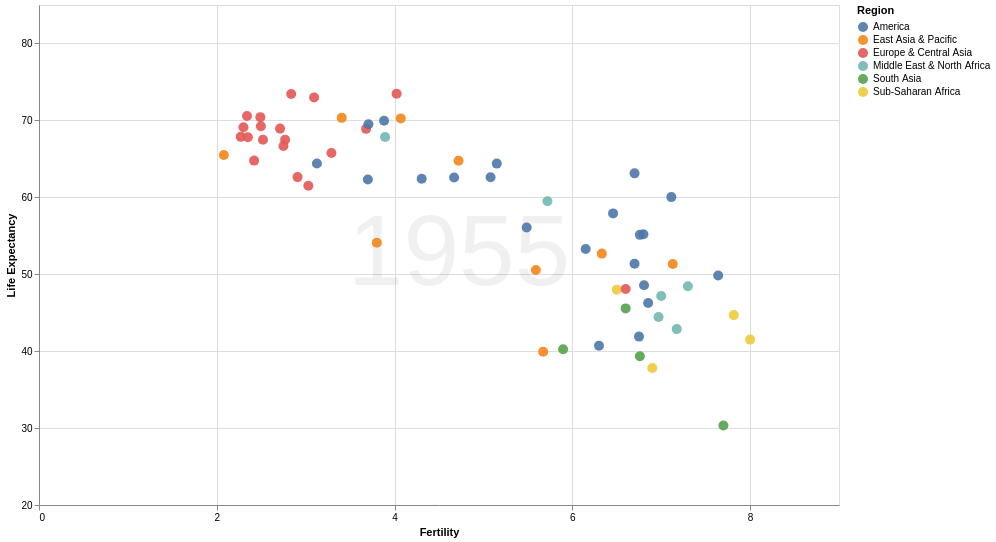

The specification (Vega-Lite) saved for this image:
### Vega-Lite specification from a JSON file in a GitHub repository (floating-point values rounded to 4 significant figures; data arrays with more than 128 entries replaced by an {"elided": "..."} marker saying what was removed)
{"$schema": "https://vega.github.io/schema/vega-lite/v4.json", "description": "An interactive scatter plot of global health statistics by country and year.", "data": {"values": {"elided": "693 records"}}, "width": 800, "height": 500, "layer": [{"transform": [{"filter": {"field": "country", "equal": "Afghanistan"}}, {"filter": {"selection": "year"}}], "mark": {"type": "text", "fontSize": 100, "x": 420, "y": 250, "opacity": 0.06}, "encoding": {"text": {"field": "year"}}}, {"transform": [{"lookup": "cluster", "from": {"key": "id", "fields": ["name"], "data": {"values": [{"id": 0, "name": "South Asia"}, {"id": 1, "name": "Europe & Central Asia"}, {"id": 2, "name": "Sub-Saharan Africa"}, {"id": 3, "name": "America"}, {"id": 4, "name": "East Asia & Pacific"}, {"id": 5, "name": "Middle East & North Africa"}]}}}], "encoding": {"x": {"field": "fertility", "type": "quantitative", "scale": {"domain": [0, 9]}, "axis": {"tickCount": 5, "title": "Fertility"}}, "y": {"field": "life_expect", "type": "quantitative", "scale": {"domain": [20, 85]}, "axis": {"tickCount": 5, "title": "Life Expectancy"}}}, "layer": [{"mark": {"type": "line", "size": 4, "color": "lightgray", "strokeCap": "round"}, "encoding": {"detail": {"field": "country"}, "order": {"field": "year"}, "opacity": {"condition": {"test": {"or": [{"selection": "hovered"}, {"selection": "clicked"}]}, "value": 0.8}, "value": 0}}}, {"selection": {"year": {"type": "single", "fields": ["year"], "bind": {"input": "range", "min": 1955, "max": 2005, "step": 5, "name": "Year"}, "init": {"year": 1955}}, "hovered": {"type": "single", "fields": ["country"], "on": "mouseover", "empty": "none"}, "clicked": {"type": "multi", "fields": ["country"], "empty": "none"}}, "transform": [{"filter": {"selection": "year"}}], "mark": {"type": "circle", "size": 100, "opacity": 0.9}, "encoding": {"color": {"field": "name", "title": "Region"}}}, {"transform": [{"filter": {"and": [{"selection": "year"}, {"or": [{"selection": "clicked"}, {"selection": "hovered"}]}]}}], "mark": {"type": "text", "yOffset": -12, "fontSize": 12, "fontWeight": "bold"}, "encoding": {"text": {"field": "country"}, "color": {"field": "name", "title": "Region"}}}, {"transform": [{"filter": {"selection": "hovered"}}, {"filter": {"not": {"selection": "year"}}}], "layer": [{"mark": {"type": "text", "yOffset": -12, "fontSize": 12, "color": "gray"}, "encoding": {"text": {"field": "year"}}}, {"mark": {"type": "circle", "color": "gray"}}]}]}]}
